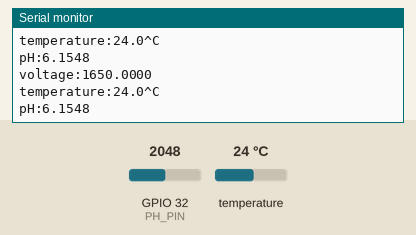
Bench run of a sketch on a simulated ESP32. On the bench: the last lines printed to the serial monitor. The test bench sets the inputs (shaded band); at power-on: temperature 24 °C, GPIO 32 (PH_PIN) = 2048. EEPROM starts erased.

Above: at 2.8 s.
2.9 s: temperature set to 12 °C
At 3.6 s:
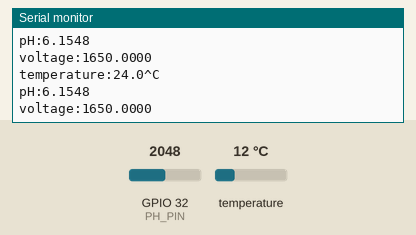
4.4 s: GPIO 32 (PH_PIN) set to 2866
At 5.6 s:
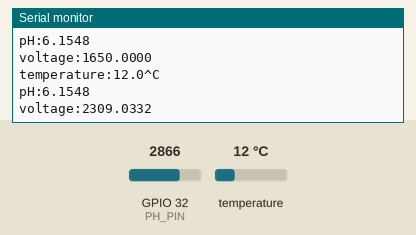
5.9 s: temperature set to 19 °C
At 6.5 s:
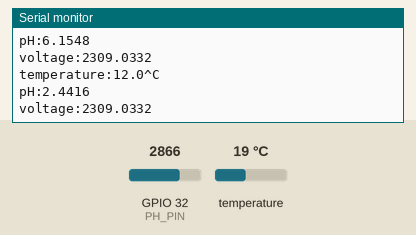
7.4 s: GPIO 32 (PH_PIN) set to 3603
At 8.6 s:
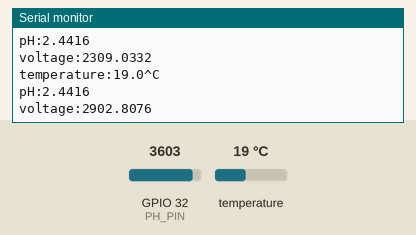
Timing chart, 0 to 9.9 s (numbered marks = the images above; inputs shaded):
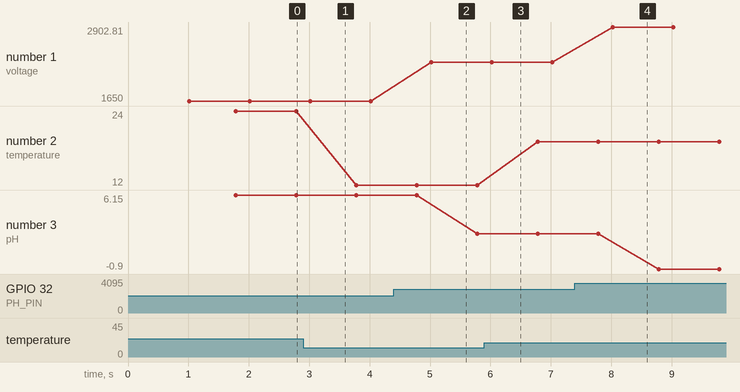

The sketch:

Gravity_pH.ino
```cpp
// (licence header left out)
#include "DFRobot_ESP_PH.h"
#include "EEPROM.h"
#include <DallasTemperature.h>
#include <OneWire.h>

#define ESPADC 4096.0   //the esp Analog Digital Convertion value
#define ESPVOLTAGE 3300 //the esp voltage supply value
#define PH_PIN 32 	//the esp gpio data pin number
#define tempSensor 14 //the esp gpio temperature data pin

DFRobot_ESP_PH ph;
OneWire oneWire(tempSensor);
DallasTemperature temp(&oneWire);

float voltage, phValue, temperature = 25;

void setup()
{
	Serial.begin(115200);
	EEPROM.begin(32);//needed to permit storage of calibration value in eeprom
	ph.begin();
  temp.begin();
}

void loop()
{
	static unsigned long timepoint = millis();
	if (millis() - timepoint > 1000U) //time interval: 1s
	{
		timepoint = millis();
		//voltage = rawPinValue / esp32ADC * esp32Vin
		voltage = analogRead(PH_PIN) / ESPADC * ESPVOLTAGE; // read the voltage
		Serial.print("voltage:");
		Serial.println(voltage, 4);

		temperature = readTemperature();  // read your temperature sensor to execute temperature compensation
		Serial.print("temperature:");
		Serial.print(temperature, 1);
		Serial.println("^C");

		phValue = ph.readPH(voltage, temperature); // convert voltage to pH with temperature compensation
		Serial.print("pH:");
		Serial.println(phValue, 4);
	}
	ph.calibration(voltage, temperature); // calibration process by Serail CMD
}

float readTemperature()
{
  temp.requestTemperatures();
	return temp.getTempCByIndex(0);
}
```

Measured:
- after the input at 4.4 s, the serial monitor: prints a new line after 0.62 s (image 2)
- after the input at 7.4 s, the serial monitor: prints a new line after 0.62 s (image 4)
- plotted number 1: 1650 → 2309.03 after the input at 4.4 s, 2309.03 → 2902.81 after the input at 7.4 s
- plotted number 2: 24 → 12 after the input at 2.9 s, 12 → 19 after the input at 5.9 s
- plotted number 3: 6.15 → 2.44 after the input at 4.4 s, 2.44 → -0.9 after the input at 7.4 s
